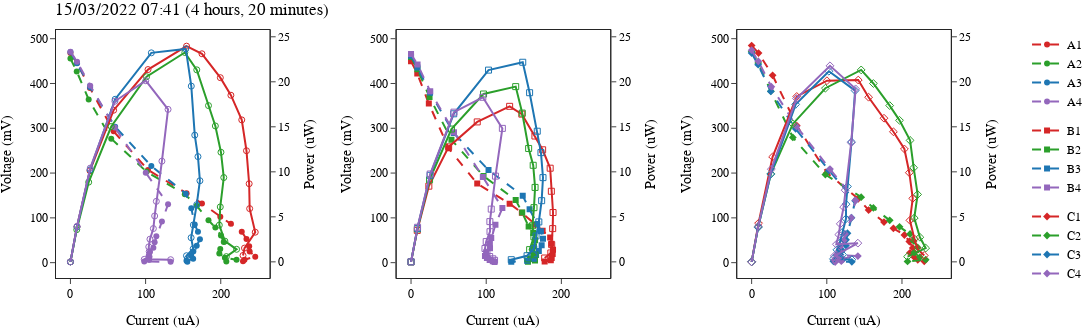
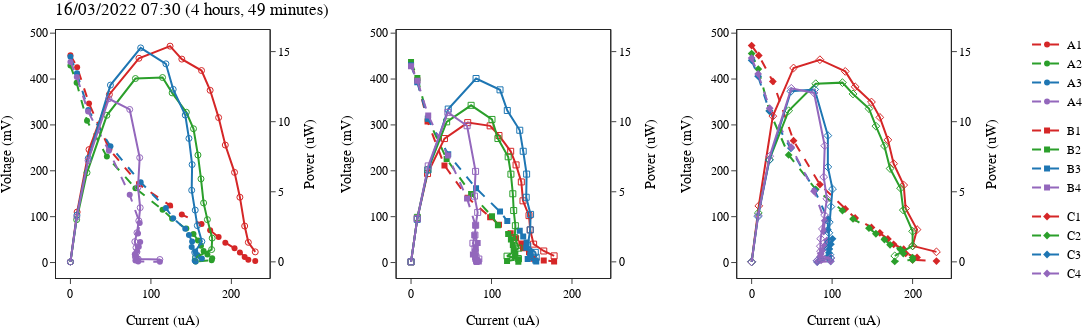
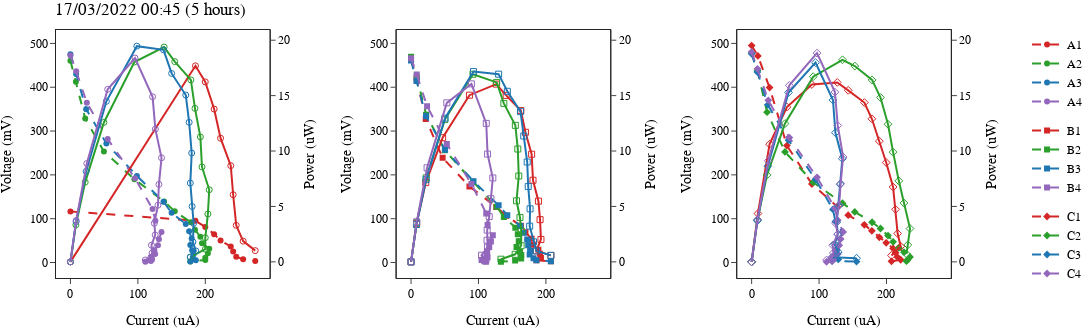
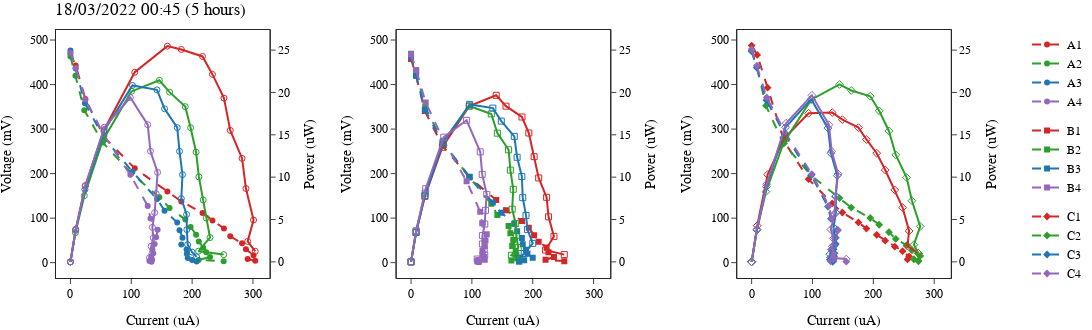

The code cell stored with these charts, in order, in its notebook:
### Code cell
figs = {}
for pc_id in pc_sums:
    cols = ['Voltage', 'Power']
    
    figs[pc_id] = make_subplots(rows=1, cols=3, specs=[[{"secondary_y": True}, {"secondary_y": True}, {"secondary_y": True}]])
    col= 1
    for array in sorted(list(set(arrays.values()))):
        a = 0
        for stage in sorted(list(set(stages.values()))):
            trace_base = go.Scatter(x=[], y=[],
                            name=array + str(stage), 
                            legendgroup=array)

            data = pc_sums[pc_id].loc[pc_sums[pc_id]['Array'] == array].loc[pc_sums[pc_id]['Stage'] == stage]
            x_par = 'Current'
            y_par = 'Voltage'
            shape_par = "Stage"
            color_par = "Stage"
            figs[pc_id].add_trace(markerLinesTrace(x_par, y_par, shape_par, color_par, data, a, col-1), row=1, col=col)
            #fig.add_trace(markerLinesTrace(x_par, "abs_y2", shape_par, color_par, data, a, col-1), row=1, col=col)
            y_par = 'Power'
            figs[pc_id].add_trace(markerLines2ndTrace(x_par, y_par, shape_par, color_par, data, a, col-1), row=1, col=col, secondary_y=True)
            a += 1
        col += 1
    figs[pc_id].update_layout(
            title=maxes[pc_id].loc[cells[0], 'DateTime'].strftime("%d/%m/%Y %H:%M") + " (" + td_format(maxes[pc_id].loc[cells[0], 'Duration']) + ")",
            margin=dict(l=5, r=5, b=5, t=30, pad=0),
            template="simple_white",
            #paper_bgcolor='rgba(0,0,0,0)',
            font=dict(
                family="Arial",
                color="black"
            ),
            width=1300,
            height=330,
        )
    figs[pc_id].update_yaxes(title_text="Voltage (mV)", mirror=True, secondary_y=False, matches='y')
    figs[pc_id].update_yaxes(title_text="Power (uW)", mirror=True, secondary_y=True, matches='y2')
    figs[pc_id].update_xaxes(title_text="Current (uA)", mirror=True, matches='x')
    figs[pc_id].show()
